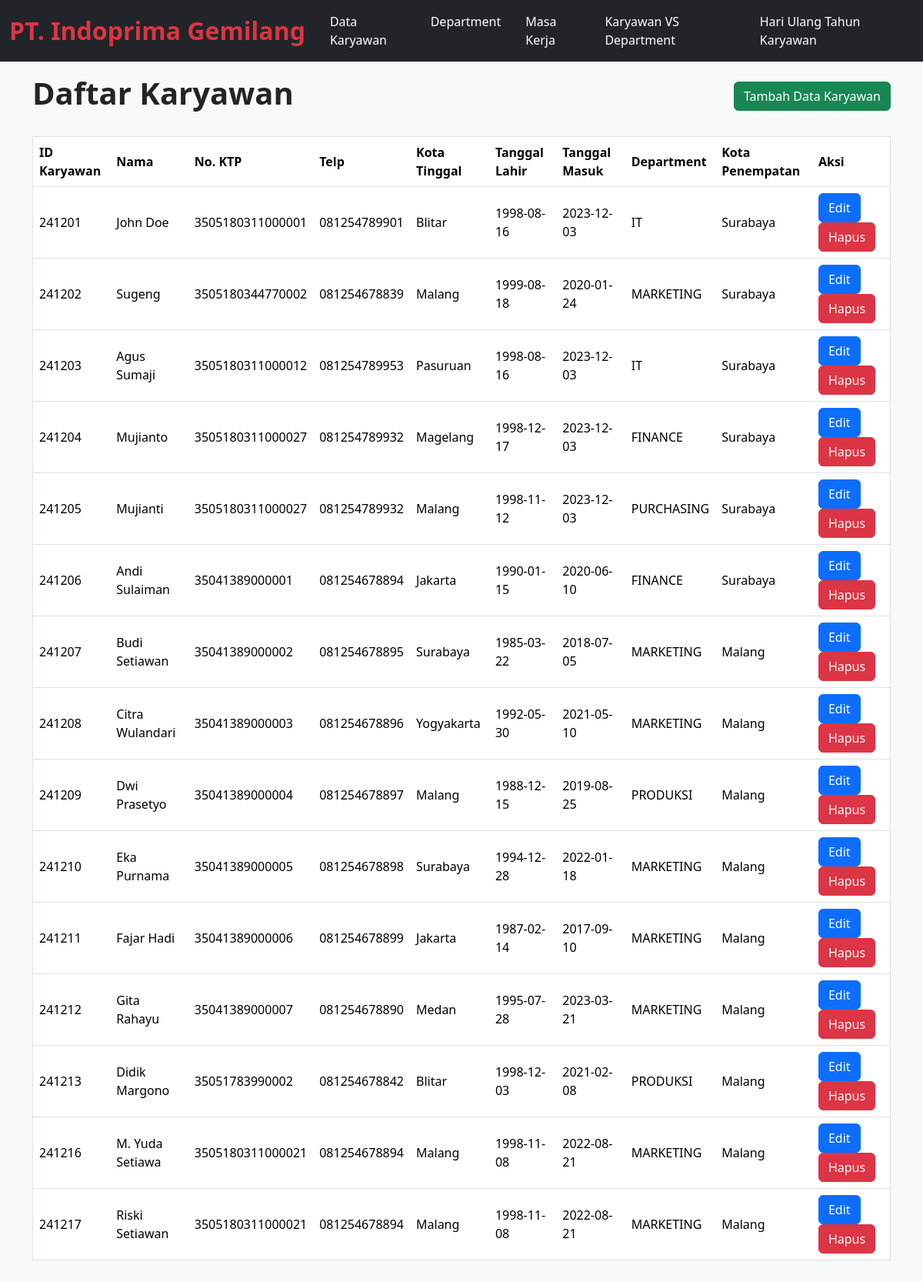
The page / on the database its author committed.
### tables this page shows
CREATE TABLE `karyawan` (
  `id` varchar(9) NOT NULL,
  `nama` varchar(30) NOT NULL,
  `no_ktp` varchar(20) NOT NULL,
  `telp` varchar(20) DEFAULT NULL,
  `kota_tinggal` varchar(20) DEFAULT NULL,
  `tanggal_lahir` date DEFAULT NULL,
  `tanggal_masuk` date DEFAULT NULL,
  `id_department` int DEFAULT NULL,
  `kota_penempatan` varchar(20) DEFAULT NULL
);

CREATE TABLE `department` (
  `id` int NOT NULL,
  `nama_department` varchar(15) NOT NULL
);

### controllers/EmployeeController.php (called while the page is built, shortened)
<?php
require_once '../models/Employee.php';
class EmployeeController
{
    private $employee;
    public function __construct($db)
    {
        $this->employee = new Employee($db);
    }
    public function getAll()
    {
        $employees = $this->employee->getAllEmployees();
        include '../views/employee/index.php';
    }
}

### models/Employee.php (called while the page is built, shortened)
<?php
class Employee
{
    private $conn;
    public function __construct($db)
    {
        $this->conn = $db;
    }
    public function getAllEmployees()
    {
        $query = "SELECT karyawan.*, department.nama_department
                FROM karyawan
                JOIN department ON karyawan.id_department = department.id";
        $stmt = $this->conn->prepare($query);
        $stmt->execute();
        return $stmt->fetchAll(PDO::FETCH_ASSOC);
    }
}

### views/employee/index.php (the view, shortened to what this page needs)
<?php
$title = 'Daftar Karyawan';
include '../views/layout/header.php';
?>
<section class="container mx-auto mb-5">
    <div class="d-flex justify-content-between align-items-center mb-4">
        <h1 class="text-start fw-bold"><?php echo $title; ?></h1>
        <a href="index.php?entity=employee&add=true" class="btn btn-success">Tambah Data Karyawan</a>
    </div>
    <table class="table table-hover border">
        <thead class="ext-start align-middle">
            <tr>
                <th>ID Karyawan</th>
                <th>Nama</th>
                <th>No. KTP</th>
                <th>Telp</th>
                <th>Kota Tinggal</th>
                <th>Tanggal Lahir</th>
                <th>Tanggal Masuk</th>
                <th>Department</th>
                <th>Kota Penempatan</th>
                <th>Aksi</th>
            </tr>
        </thead>
        <tbody class="text-start align-middle">
            <?php if (!empty($employees)) : ?>
                <?php foreach ($employees as $employee) : ?>
                    <tr>
                        <td><?php echo htmlspecialchars($employee['id']); ?></td>
                        <td><?php echo htmlspecialchars($employee['nama']); ?></td>
                        <td><?php echo htmlspecialchars($employee['no_ktp']); ?></td>
                        <td><?php echo htmlspecialchars($employee['telp']); ?></td>
                        <td><?php echo htmlspecialchars($employee['kota_tinggal']); ?></td>
                        <td><?php echo htmlspecialchars($employee['tanggal_lahir']); ?></td>
                        <td><?php echo htmlspecialchars($employee['tanggal_masuk']); ?></td>
                        <td><?php echo htmlspecialchars($employee['nama_department']); ?></td>
                        <td><?php echo htmlspecialchars($employee['kota_penempatan']); ?></td>
                        <td>
                            <a class="btn btn-primary" href="index.php?entity=employee&edit=true&id=<?php echo $employee['id']; ?>">Edit</a>
                            <form action="index.php?entity=employee" method="POST" style="display:inline;" onsubmit="return confirm('Yakin ingin menghapus?');">
                                <button type="submit" class="btn btn-danger">Hapus</button>
                            </form>
                        </td>
                    </tr>
                <?php endforeach; ?>
            <?php else : ?>
                <tr>
                    <td colspan="10">Tidak ada data karyawan.</td>
                </tr>
            <?php endif; ?>
        </tbody>
    </table>
</section>
<?php
include '../views/layout/footer.php';
?>

### public/index.php (shortened to what this page needs)
<?php
require_once '../controllers/EmployeeController.php';
require_once '../controllers/DepartmentController.php';
$controllerEmployee = new EmployeeController($conn);
if (!isset($_GET['entity']) || $_GET['entity'] === 'employee') {
    if ($_SERVER['REQUEST_METHOD'] === 'GET') {
        if (isset($_GET['add'])) {
            $controllerEmployee->add();
        } elseif (isset($_GET['working_period'])) {
            $controllerEmployee->workingPeriod();
        } elseif (isset($_GET['department_vs_location_report'])) {
            $controllerEmployee->reportEmployeeByDepartmentAndLocation();
        } elseif (isset($_GET['birthday_report'])) {
            $controllerEmployee->showBirthdayCalendar();
        } elseif (isset($_GET['export_excel'])) {
            $controllerEmployee->exportToExcel();
        } else {
            $controllerEmployee->getAll();
        }
    } else {
        echo "Invalid request method.";
    }
} else {
    echo "Halaman tidak ditemukan.";
}

### views/layout/header.php (shortened to what this page needs)
<!DOCTYPE html>
<html lang="en">
<head>
    <link rel="stylesheet" href="../assets/bootstrap-5.3.3-dist/css/bootstrap.min.css">
</head>
<body class="bg-light">
    <nav class="navbar navbar-expand-lg bg-dark border-bottom mb-3 sticky-top">
        <div class="container-fluid">
            <a class="navbar-brand text-danger fw-bold" href="index.php" style="font-size: 32px;">PT. Indoprima Gemilang</a>
            <div class="collapse navbar-collapse" id="navbarNav">
                <ul class="navbar-nav ms-auto">
                    <li class="nav-item">
                        <a class="nav-link px-3 text-white" href="index.php?entity=employee">Data Karyawan</a>
                    </li>
                    <li class="nav-item">
                        <a class="nav-link px-3 text-white" href="index.php?entity=department">Department</a>
                    </li>
                    <li class="nav-item">
                        <a class="nav-link px-3 text-white" href="index.php?entity=employee&working_period">Masa Kerja</a>
                    </li>
                    <li class="nav-item">
                        <a class="nav-link px-3 text-white" href="index.php?entity=employee&department_vs_location_report">Karyawan VS Department</a>
                    </li>
                    <li class="nav-item">
                        <a class="nav-link px-3 text-white" href="index.php?entity=employee&birthday_report">Hari Ulang Tahun Karyawan</a>
                    </li>
                </ul>
            </div>
        </div>
    </nav>

### views/layout/footer.php
</body>
</html>

### rows shown on the page
karyawan: id "241201", nama "John Doe", no_ktp "3505180311000001", telp "081254789901", kota_tinggal "Blitar", tanggal_lahir "1998-08-16", tanggal_masuk "2023-12-03", id_department.nama_department "IT", kota_penempatan "Surabaya"
karyawan: id "241202", nama "Sugeng", no_ktp "3505180344770002", telp "081254678839", kota_tinggal "Malang", tanggal_lahir "1999-08-18", tanggal_masuk "2020-01-24", id_department.nama_department "MARKETING", kota_penempatan "Surabaya"
karyawan: id "241203", nama "Agus Sumaji", no_ktp "3505180311000012", telp "081254789953", kota_tinggal "Pasuruan", tanggal_lahir "1998-08-16", tanggal_masuk "2023-12-03", id_department.nama_department "IT", kota_penempatan "Surabaya"
karyawan: id "241204", nama "Mujianto", no_ktp "3505180311000027", telp "081254789932", kota_tinggal "Magelang", tanggal_lahir "1998-12-17", tanggal_masuk "2023-12-03", id_department.nama_department "FINANCE", kota_penempatan "Surabaya"
karyawan: id "241205", nama "Mujianti", no_ktp "3505180311000027", telp "081254789932", kota_tinggal "Malang", tanggal_lahir "1998-11-12", tanggal_masuk "2023-12-03", id_department.nama_department "PURCHASING", kota_penempatan "Surabaya"
karyawan: id "241206", nama "Andi Sulaiman", no_ktp "35041389000001", telp "081254678894", kota_tinggal "Jakarta", tanggal_lahir "1990-01-15", tanggal_masuk "2020-06-10", id_department.nama_department "FINANCE", kota_penempatan "Surabaya"
karyawan: id "241207", nama "Budi Setiawan", no_ktp "35041389000002", telp "081254678895", kota_tinggal "Surabaya", tanggal_lahir "1985-03-22", tanggal_masuk "2018-07-05", id_department.nama_department "MARKETING", kota_penempatan "Malang"
karyawan: id "241208", nama "Citra Wulandari", no_ktp "35041389000003", telp "081254678896", kota_tinggal "Yogyakarta", tanggal_lahir "1992-05-30", tanggal_masuk "2021-05-10", id_department.nama_department "MARKETING", kota_penempatan "Malang"
karyawan: id "241209", nama "Dwi Prasetyo", no_ktp "35041389000004", telp "081254678897", kota_tinggal "Malang", tanggal_lahir "1988-12-15", tanggal_masuk "2019-08-25", id_department.nama_department "PRODUKSI", kota_penempatan "Malang"
karyawan: id "241210", nama "Eka Purnama", no_ktp "35041389000005", telp "081254678898", kota_tinggal "Surabaya", tanggal_lahir "1994-12-28", tanggal_masuk "2022-01-18", id_department.nama_department "MARKETING", kota_penempatan "Malang"
karyawan: id "241211", nama "Fajar Hadi", no_ktp "35041389000006", telp "081254678899", kota_tinggal "Jakarta", tanggal_lahir "1987-02-14", tanggal_masuk "2017-09-10", id_department.nama_department "MARKETING", kota_penempatan "Malang"
karyawan: id "241212", nama "Gita Rahayu", no_ktp "35041389000007", telp "081254678890", kota_tinggal "Medan", tanggal_lahir "1995-07-28", tanggal_masuk "2023-03-21", id_department.nama_department "MARKETING", kota_penempatan "Malang"
karyawan: id "241213", nama "Didik Margono", no_ktp "35051783990002", telp "081254678842", kota_tinggal "Blitar", tanggal_lahir "1998-12-03", tanggal_masuk "2021-02-08", id_department.nama_department "PRODUKSI", kota_penempatan "Malang"
karyawan: id "241216", nama "M. Yuda Setiawa", no_ktp "3505180311000021", telp "081254678894", kota_tinggal "Malang", tanggal_lahir "1998-11-08", tanggal_masuk "2022-08-21", id_department.nama_department "MARKETING", kota_penempatan "Malang"
karyawan: id "241217", nama "Riski Setiawan", no_ktp "3505180311000021", telp "081254678894", kota_tinggal "Malang", tanggal_lahir "1998-11-08", tanggal_masuk "2022-08-21", id_department.nama_department "MARKETING", kota_penempatan "Malang"

### other values the page prints
$title "Daftar Karyawan"
